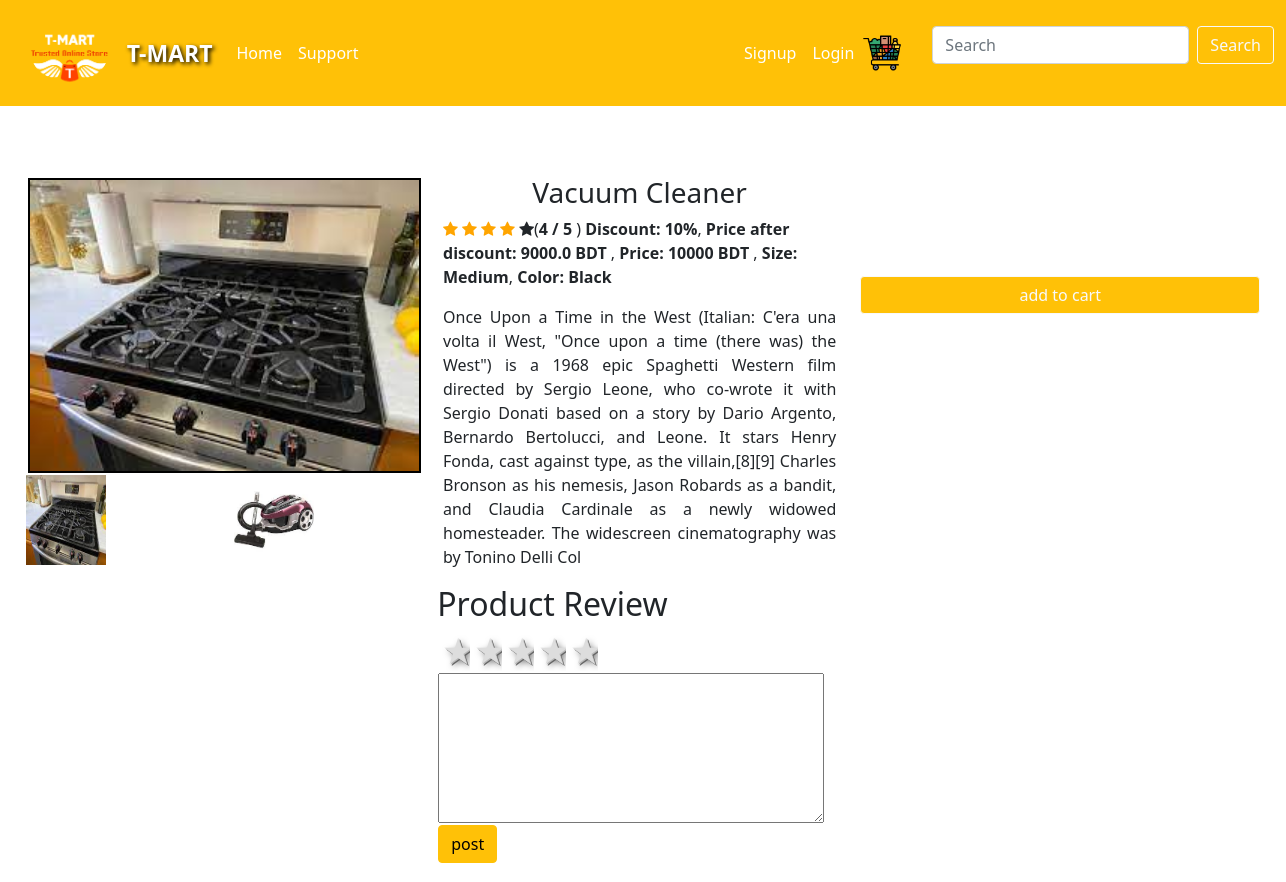
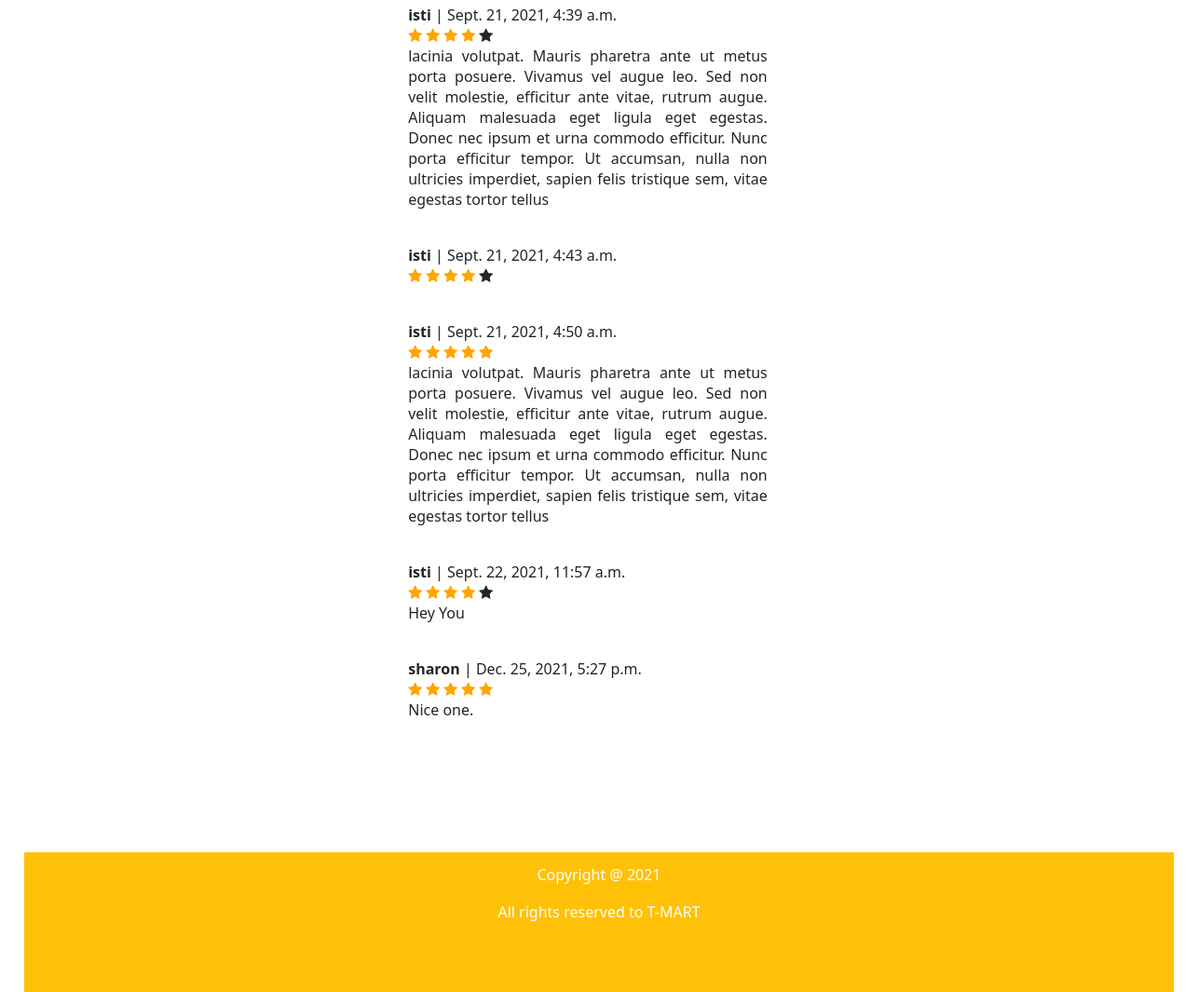
/productDetails/7/, run on the app's committed database (2 pictures, top to bottom).
### product/models.py (models this page shows, shortened)
class ProductImage(models.Model):
	product = models.ForeignKey(Product, on_delete=models.CASCADE)
	category = models.ForeignKey(Category, on_delete=models.CASCADE, null=True)
	image = models.ImageField(null=True, blank=True)
	feature = models.BooleanField(default=False)
	updated = models.DateTimeField(auto_now_add=False, auto_now=True)
	thumbnail = models.BooleanField(default=False)
	@property
	def imageURL(self):
		try:
			url = self.image.url
		except:
			url = ''
		print('URL:', url)
		return url

class Product(models.Model):
	name = models.CharField(max_length=50, null=False, blank=False)
	product_code = models.CharField(max_length=50)
	category = models.ForeignKey(Category, on_delete=models.CASCADE, null=True, blank=True)
	brand = models.ForeignKey(Brand, on_delete=models.CASCADE)
	gender = models.ForeignKey(Gender, on_delete=models.CASCADE)
	description = models.CharField(max_length=1000)
	price = models.PositiveIntegerField(default=0)
	currency = models.CharField(max_length=20)
	discount = models.IntegerField(default=0)
	color = models.CharField(max_length=20, null=True, blank=True)
	size = models.CharField(max_length=20, null=True, blank=True)
	condition = models.CharField(max_length=20, null=True, blank=True)
	model = models.CharField(max_length=30, null=True, blank=True)
	is_available = models.CharField(max_length=20, null=True, blank=True)
	rating = models.PositiveIntegerField(validators=[MinValueValidator(1), MaxValueValidator(5)])
	timestamp = models.DateTimeField(auto_now_add=True, auto_now=False)
	updated = models.DateTimeField(auto_now_add=False, auto_now=True)
	active = models.BooleanField(default=True)
	@property
	def discount_price(self):
		if self.discount > 0:
			discounted_price = self.price - self.price * self.discount / 100
			return discounted_price

class Review(models.Model):
	user = models.ForeignKey(User, on_delete=models.CASCADE)
	product = models.ForeignKey(Product, on_delete=models.CASCADE)
	comment = models.TextField(max_length=250, null=True, blank=True)
	rate = models.IntegerField(default=0)
	created_at = models.DateTimeField(auto_now_add=True)

### product/views.py (the view)
# urls.py: path('productDetails/<int:pk>/', productDetails, name="productDetails"),
def productDetails(request, pk):
	product = Product.objects.get(pk=pk)
	img = ProductImage.objects.filter(product=product)
	review = Review.objects.filter(product=product)
	rate = 1
	i = 1
	for rev in review:
		i = i+1
		rate = rev.rate+rate
	avg_rate = float(rate/i)
	avg_rate = math.ceil(avg_rate)
	template = loader.get_template('product/productDetails.html')
	context = {'product': product, 'img':img, 'review':review, 'avg_rate': avg_rate}
	return HttpResponse(template.render(context, request))

### product/templates/product/productDetails.html (shortened to what this page needs)
{% extends 'product/base.html' %}
{% block content %}
<link rel="stylesheet" href="https://cdnjs.cloudflare.com/ajax/libs/font-awesome/4.7.0/css/font-awesome.min.css">
<div class="content">
	<div class="row height_cutomize">
		<div class="col"></div>
	</div>
	<div class="row">
	    <div class="col">
	      {% for item in img %}
			{% if item.feature %}
				<img  id="featured" class="img-responsive" src="{{item.imageURL}}" width="100%" style="margin:2px;">
			{% endif %}
		  {% endfor %}
		  <div class="row">
		  	{% for item in img %}
				{% if item.thumbnail %}
					<div class="col">
						<div class="slider">
							{% if forloop.first %}
							<img class="img-responsive thumbnails active"  src="{{item.imageURL}}" width="80px" height="90px">
							{% else %}
							<img class="img-responsive thumbnails"  src="{{item.imageURL}}" width="80px" height="90px">
							{% endif %}
						</div>
		  			</div>
				{% endif %}
		    {% endfor %}
		  </div>
	    </div>
	    <div class="col">
	      <h3 style="text-align: center;">{{product.name}}</h3>
	      <div style="float: left;">
				<span class="fa fa-star {% if avg_rate >= 1 %} check {% endif %}"></span>
				<span class="fa fa-star {% if avg_rate >= 2 %} check {% endif %}"></span>
				<span class="fa fa-star {% if avg_rate >= 3 %} check {% endif %}"></span>
				<span class="fa fa-star {% if avg_rate >= 4 %} check {% endif %}"></span>
				<span class="fa fa-star {% if avg_rate >= 5 %} check {% endif %}"></span>
			</div>
			<p>(<b>{{avg_rate}} / 5 </b>) <b>Discount: {{product.discount}}%</b>, <b> Price after discount: </b>  <b>{{product.discount_price}} {{product.currency}}</b> , <b>Price: {{product.price}} {{product.currency}}</b> ,  <b>Size:</b> <b>{{product.size}}</b>, <b>Color:</b> <b>{{product.color}}</b> </p>
		  <p style="text-align: justify;">{{product.description}}</p>
	    </div>
	    <div class="col">
	      	<form class="pull-right" method="POST" action="{% url 'add-to-cart' product.id %}">
		      	<input class="btn btn-warning btn-outline-light"  style="margin-right: 25%; margin-top: 25%; width: 400px;" type="submit" value="add to cart">
	       </form>
	</div>
	<div class="row">
		<div class="col">
		</div>
		<div class="col">
			<form class="review-form" method="GET" action="{% url 'review' %}">
				<h2>Product Review</h2>
					<table>
						<tr>
							<td>
								<fieldset class="rating">
								    <input type="radio"  id="star1" name="rating" value="5" /><label for="star1">1 star</label>
								    <input type="radio"  id="star2" name="rating" value="4" /><label for="star2">2 stars</label>
								    <input type="radio"  id="star3" name="rating" value="3" /><label for="star3">3 stars</label>
								    <input type="radio"  id="star4" name="rating" value="2" /><label for="star4">4 stars</label>
								    <input type="radio"  id="star5" name="rating" value="1" /><label for="star5">5 stars</label>
								</fieldset>
							</td>
						</tr>
						<tr>
							<td>
								<div class="form-group" style="float: left; width: 100%;">
									<textarea class="input" name="comment" placeholder="your review" style="float: left; width:100%; height: 150px;">
									</textarea>
								</div>
							</td>
						</tr>
						<tr>
							<td>
								<input type="submit" name="post" value="post" class="btn btn-warning">
							</td>
						</tr>
						<tr>
							<td>
								<br>
								{% for rev in review %}
								<b>{{rev.user}}  </b> |
								{{rev.created_at}} <br>
								<div style="float: left;">
									<span class="fa fa-star {% if rev.rate >= 1 %} checkede {% endif %}"></span>
									<span class="fa fa-star {% if rev.rate >= 2 %} checkede {% endif %}"></span>
									<span class="fa fa-star {% if rev.rate >= 3 %} checkede {% endif %}"></span>
									<span class="fa fa-star {% if rev.rate >= 4 %} checkede {% endif %}"></span>
									<span class="fa fa-star {% if rev.rate >= 5 %} checkede {% endif %}"></span>
								</div>
								<br>
								<p style="text-align: justify; ">{{rev.comment}} </p> <br>
								{% endfor %}
							</td>
						</tr>
					</table>
			</form>
		</div>
		<div class="col">
		</div>
	</div>
</div>
{% endblock %}

### product/templates/product/productDetails.html (style rules this page uses)
.check { color: orange; }
.checkede { color: orange; }
.rating { float:left; }
.rating:not(:checked) > label { float:right; width:1em; padding:0 .1em; overflow:hidden; white-space:nowrap; cursor:pointer; font-size:200%; line-height:1.2; color:#ddd; text-shadow:1px 1px #bbb, 2px 2px #666, .1em .1em .2em rgba(0,0,0,.5); }
.rating:not(:checked) > label:before { content: '★ '; }
#featured { max-width: 100%; max-height: 100%; object-fit: cover; cursor: pointer; border: 2px solid black; }
.active { opacity: 1; }
.height_cutomize { height: 150px; background-color: white; }

### data on the page
ProductImage: imageURL (picture)
ProductImage: imageURL (picture)
Product: name "Vacuum Cleaner", discount "10", discount_price "9000.0", currency "BDT", price "10000", size "Medium", color "Black", description "Once Upon a Time in the West (Italian: C'era una volta il West, \"Once upon a time (there was) the West\") is a 1968 epic Spaghetti Western film directed by Sergio Leone, who co-wrote it with Sergio Donati based on a story by Dario Argento, Bernardo Bertolucci, and Leone. It stars Henry Fonda, cast against type, as the villain,[8][9] Charles Bronson as his nemesis, Jason Robards as a bandit, and Claudia Cardinale as a newly widowed homesteader. The widescreen cinematography was by Tonino Delli Col"
Review: user "isti", created_at "Sept. 21, 2021, 4:39 a.m.", rate 4 (drawn), comment "lacinia volutpat. Mauris pharetra ante ut metus porta posuere. Vivamus vel augue leo. Sed non velit molestie, efficitur ante vitae, rutrum augue. Aliquam malesuada eget ligula eget egestas. Donec nec ipsum et urna commodo efficitur. Nunc porta efficitur tempor. Ut accumsan, nulla non ultricies imperdiet, sapien felis tristique sem, vitae egestas tortor tellus"
Review: user "isti", created_at "Sept. 21, 2021, 4:43 a.m.", rate 4 (drawn)
Review: user "isti", created_at "Sept. 21, 2021, 4:50 a.m.", rate 5 (drawn), comment "lacinia volutpat. Mauris pharetra ante ut metus porta posuere. Vivamus vel augue leo. Sed non velit molestie, efficitur ante vitae, rutrum augue. Aliquam malesuada eget ligula eget egestas. Donec nec ipsum et urna commodo efficitur. Nunc porta efficitur tempor. Ut accumsan, nulla non ultricies imperdiet, sapien felis tristique sem, vitae egestas tortor tellus"
Review: user "isti", created_at "Sept. 22, 2021, 11:57 a.m.", rate 4 (drawn), comment "Hey You"
Review: user "sharon", created_at "Dec. 25, 2021, 5:27 p.m.", rate 5 (drawn), comment "Nice one."

### other printed values
{{ avg_rate }} "4"
